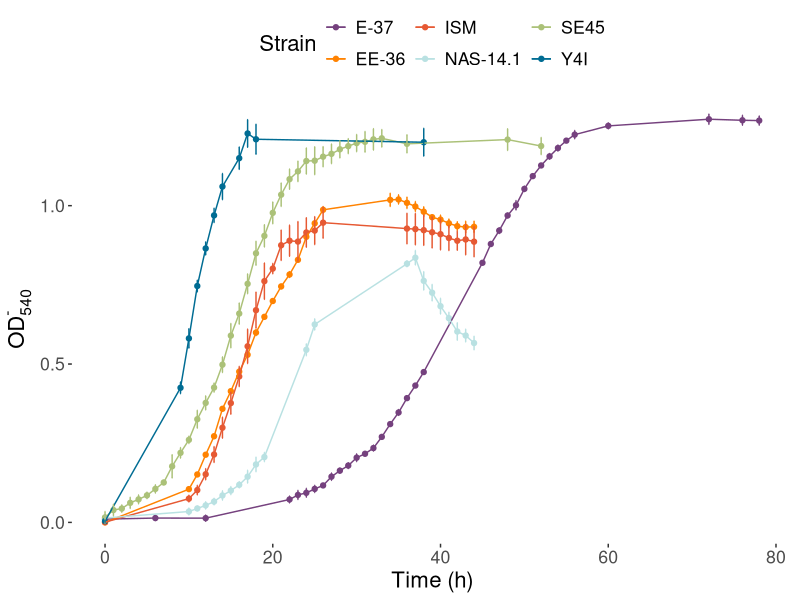
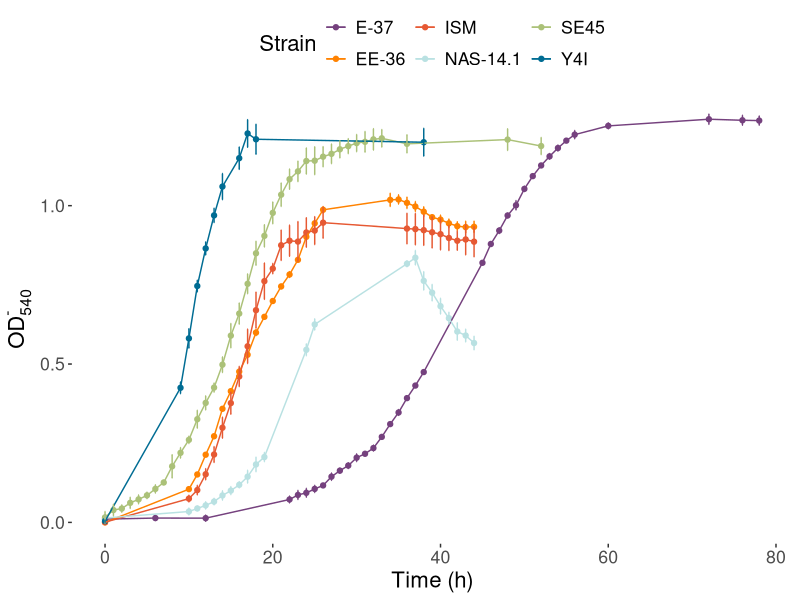

Write R code to recreate these figures, in order.
###load necessary packages###
require(plyr)
require(ggplot2)
require(scales)

###import data###
tryptone <- read.csv("011918_tryptone.csv")

###generate averages and standard deviations for OD measurements###
tryptone_ave <- ddply(tryptone, c("Time", "Strain"), summarise, ODave=mean(OD), ODsd=sd(OD))
head(tryptone_ave)
tail(tryptone_ave)

###specify strain colors###
strain.colors <-c ("E-37"="#75417E", "EE-36"="#FF8200", "ISM"="#E65933", "NAS-14.1"="#B9E1E2", "SE45"="#ABC178", "Y4I"="#006C93")

###generate plot###
tryptonep <- ggplot(tryptone_ave, aes(Time, ODave, colour=Strain, ymin=ODave-ODsd, ymax=ODave+ODsd)) +
  geom_point() +
  geom_line() +
  scale_color_manual(values=strain.colors) +
  geom_errorbar(width=0.1) +
  labs(x="Time (h)", y=expression(OD[540]^{"-"})) +
  theme(panel.grid.major = element_line(colour = "white"),
        panel.grid.minor = element_blank(),
        panel.background = element_rect(fill = "white"),
        text=element_text(size=16),
        legend.position = "top",
        legend.key = element_rect(fill = "white"))

ggsave("011918_tryptonegc.pdf", height=8, width=12)
  
print(tryptonep)
